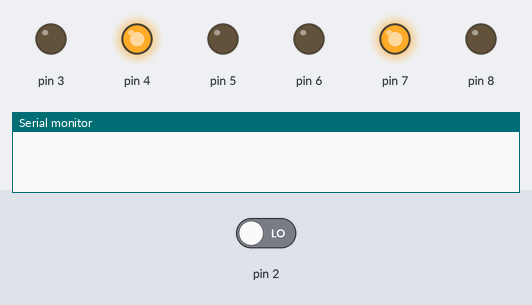
Simulated run of this sketch. Board: Arduino Uno, built with avr-gcc and run on an emulated ATmega328P. Parts: output pins drawn as LEDs (lit = HIGH), the last lines printed to the serial monitor. Inputs (shaded band) come from the test bench; at power-on: pin 2 LOW.

Above: at 1.2 s.
1.3 s: pin 2 driven HIGH
At 2.7 s:
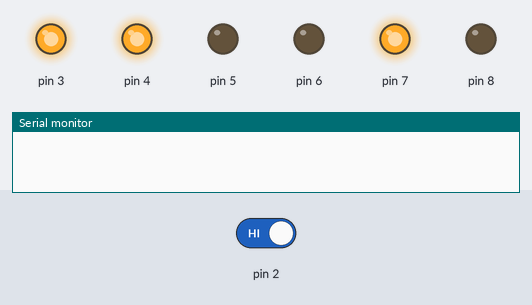
At 7.7 s:
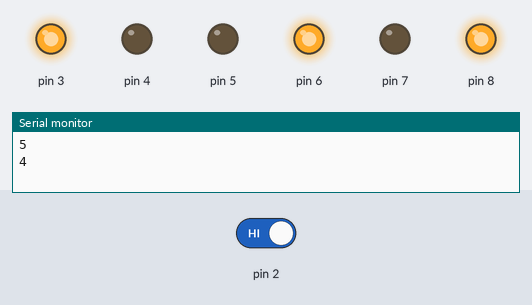
Timing chart, 0 to 13.8 s (numbered marks = the images above; inputs shaded):
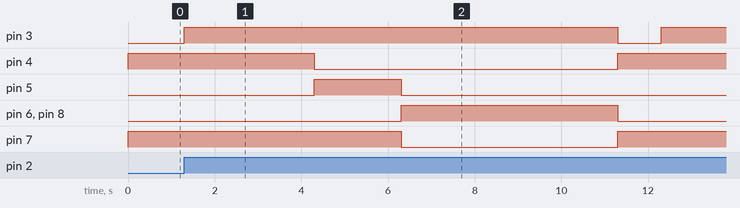

Measured:
- after the input at 1.3 s, pin 3: LOW → HIGH at once, → LOW 10.0 s later, → HIGH 1.0 s later; pin 4: HIGH → LOW after 3.0 s, → HIGH 7.0 s later; pin 5: LOW → HIGH after 3.0 s, → LOW 2.0 s later; pin 6, pin 8: LOW → HIGH after 5.0 s, → LOW 5.0 s later; pin 7: HIGH → LOW after 5.0 s, → HIGH 5.0 s later

The sketch:

Crosswalk_traffic.ino
```cpp
int button = 0;
int c = 5;

void setup() {
  pinMode(2,INPUT);
  pinMode(8, OUTPUT);
  pinMode(7, OUTPUT);
  pinMode(6, OUTPUT);
  pinMode(5, OUTPUT);
  pinMode(4, OUTPUT);
  pinMode(3, OUTPUT);
  Serial.begin(9600);

}

void loop() {
  button = digitalRead(2);
  if (button==HIGH){
    digitalWrite(3,HIGH);
    delay(3000);
    digitalWrite(5,HIGH);
    digitalWrite(4,LOW);
    delay(2000);
    digitalWrite(4,LOW);
    digitalWrite(5,LOW);
    digitalWrite(6,HIGH);
    digitalWrite(8,HIGH);
    digitalWrite(7,LOW);
    while (c>0){
    Serial.println(c);
    delay(1000);
      c=c-1;
    }
    Serial.println(c);
    digitalWrite(8,LOW);
    digitalWrite(7,HIGH);
    digitalWrite(6,LOW);
    digitalWrite(5,LOW);
    digitalWrite(4,HIGH);
    digitalWrite(3,LOW);
    delay(1000);
    }else{
      digitalWrite(8,LOW);
      digitalWrite(7,HIGH);
      digitalWrite(6,LOW);
      digitalWrite(5,LOW);
      digitalWrite(4,HIGH);
      digitalWrite(3,LOW);
      c = 5;

      }

}
```
